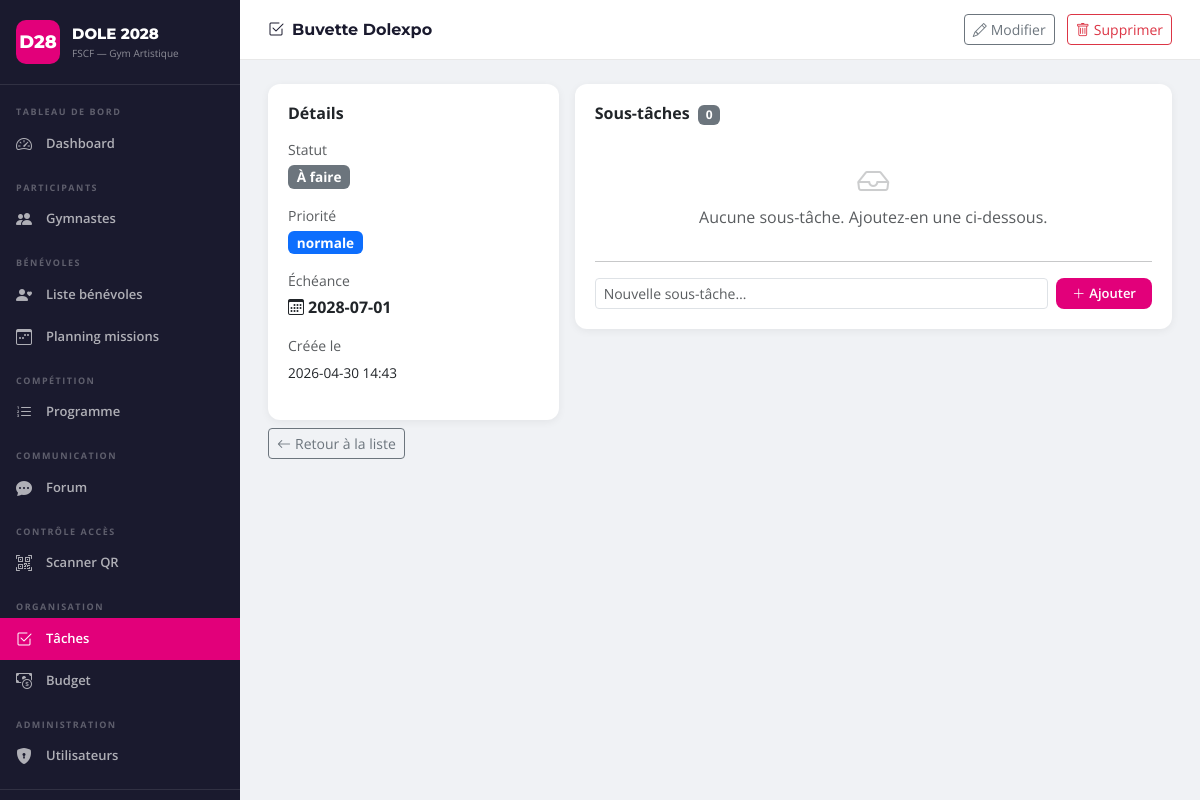
Page /taches/1 (signed in) on the committed database.
### tables this page shows
CREATE TABLE taches (
            id INTEGER PRIMARY KEY AUTOINCREMENT,
            titre TEXT NOT NULL,
            description TEXT DEFAULT '',
            statut TEXT DEFAULT 'todo',
            priorite TEXT DEFAULT 'normale',
            echeance TEXT DEFAULT '',
            created_at TEXT DEFAULT (datetime('now')),
            created_by INTEGER, mission_id INTEGER DEFAULT NULL REFERENCES missions(id), categorie TEXT DEFAULT '', responsable_id INTEGER DEFAULT NULL REFERENCES users(id), delai_libelle TEXT DEFAULT '',
            FOREIGN KEY (created_by) REFERENCES users(id)
        );

### app.py (the view)
@app.route('/taches/<int:id>')
@login_required
def tache_detail(id):
    if not current_user.is_staff: abort(403)
    conn = get_db()
    t = conn.execute('''
        SELECT t.*, u.nom resp_nom, u.prenom resp_prenom
        FROM taches t LEFT JOIN users u ON t.responsable_id = u.id WHERE t.id=?''', (id,)).fetchone()
    if not t: abort(404)
    sous_taches = conn.execute('SELECT * FROM sous_taches WHERE tache_id=? ORDER BY created_at', (id,)).fetchall()
    mission = conn.execute('SELECT * FROM missions WHERE id=?', (t['mission_id'],)).fetchone() if t['mission_id'] else None
    conn.close()
    total = len(sous_taches)
    done  = sum(1 for s in sous_taches if s['statut'] == 'fait')
    editable = can_edit(t['categorie'])
    return render_template('tache_detail.html', t=t, sous_taches=sous_taches, total=total, done=done,
                           mission=mission, editable=editable)

### app.py (called while the page is built)
def get_db():
    conn = sqlite3.connect(DATABASE)
    conn.row_factory = sqlite3.Row
    return conn

@login_manager.user_loader
def load_user(uid):
    conn = get_db()
    row = conn.execute('SELECT * FROM users WHERE id=?', (uid,)).fetchone()
    conn.close()
    return User(row) if row else None

def can_edit(categorie):
    return current_user.is_admin or categorie in current_user.categories()

    @property
    def is_admin(self): return self.role == 'admin'

    @property
    def is_staff(self): return self.role in ('admin', 'responsable')

    @property
    def full_name(self): return f"{self.prenom} {self.nom}"

### templates/tache_detail.html (shortened to what this page needs)
{% extends 'base.html' %}
{% block page_title %}<i class="bi bi-check2-square me-2"></i>{{ t.titre }}{% endblock %}
{% set priorite_colors = {'urgente':'danger','haute':'warning','normale':'primary','basse':'secondary',
                           'Impératif':'danger','Important':'warning','Recommandé':'secondary'} %}
{% set statut_colors   = {'todo':'secondary','en_cours':'info','termine':'success'} %}
{% set statut_labels   = {'todo':'À faire','en_cours':'En cours','termine':'Terminé'} %}
{% set pct = ((done / total * 100)|int) if total > 0 else 0 %}
{% block topbar_actions %}
{% if editable %}
<a href="{{ url_for('tache_edit', id=t.id) }}" class="btn btn-sm btn-outline-secondary me-2">
  <i class="bi bi-pencil me-1"></i>Modifier
</a>
<form method="POST" action="{{ url_for('tache_delete', id=t.id) }}" class="d-inline"
      onsubmit="return confirm('Supprimer cette tâche et toutes ses sous-tâches ?')">
  <button type="submit" class="btn btn-sm btn-outline-danger">
    <i class="bi bi-trash me-1"></i>Supprimer
  </button>
</form>
{% else %}
<span class="badge bg-light text-muted border"><i class="bi bi-lock me-1"></i>Lecture seule</span>
{% endif %}
{% endblock %}
{% block content %}
<div class="row g-3">
  <div class="col-md-4">
    <div class="fscf-card">
      <div class="fscf-card-body">
        <h6 class="fw-bold mb-3">Détails</h6>
        <div class="mb-3">
          <small class="text-muted d-block mb-1">Statut</small>
          <span class="badge bg-{{ statut_colors[t.statut] }}" style="font-size:.85rem;">
            {{ statut_labels[t.statut] }}
          </span>
        </div>
        <div class="mb-3">
          <small class="text-muted d-block mb-1">Priorité</small>
          <span class="badge bg-{{ priorite_colors.get(t.priorite,'secondary') }}" style="font-size:.85rem;">
            {{ t.priorite or '—' }}
          </span>
        </div>
        {% if t.echeance %}
        <div class="mb-3">
          <small class="text-muted d-block mb-1">Échéance</small>
          <strong><i class="bi bi-calendar3 me-1"></i>{{ t.echeance }}</strong>
        </div>
        {% endif %}
        <div class="mb-3">
          <small class="text-muted d-block mb-1">Créée le</small>
          <span style="font-size:.85rem;">{{ t.created_at[:16] }}</span>
        </div>
      </div>
    </div>
    <a href="{{ url_for('taches_list') }}" class="btn btn-sm btn-outline-secondary mt-2">
      <i class="bi bi-arrow-left me-1"></i>Retour à la liste
    </a>
  </div>
  <div class="col-md-8">
    <div class="fscf-card">
      <div class="fscf-card-body">
        <h6 class="fw-bold mb-3">
          Sous-tâches
          <span class="badge bg-secondary ms-1">{{ total }}</span>
        </h6>
        {% if sous_taches %}
        <ul class="list-unstyled mb-0">
        {% for st in sous_taches %}
        <li class="d-flex align-items-center gap-2 py-2 {% if not loop.last %}border-bottom{% endif %}">
          <form method="POST" action="{{ url_for('sous_tache_toggle', id=st.id) }}" class="mb-0 flex-shrink-0">
            <button type="submit" {% if not editable %}disabled{% endif %}
              class="btn btn-sm p-0 d-flex align-items-center justify-content-center rounded-circle {% if st.statut == 'fait' %}btn-success{% else %}btn-outline-secondary{% endif %}"
              style="width:28px;height:28px;"
              title="{{ 'Marquer comme à faire' if st.statut == 'fait' else 'Marquer comme fait' }}">
              <i class="bi bi-{{ 'check-lg' if st.statut == 'fait' else 'circle' }}" style="font-size:.85rem;"></i>
            </button>
          </form>
          <span class="flex-grow-1 {% if st.statut == 'fait' %}text-decoration-line-through text-muted{% endif %}" style="font-size:.9rem;">
            {{ st.titre }}
          </span>
          {% if editable %}
          <form method="POST" action="{{ url_for('sous_tache_delete', id=st.id) }}" class="mb-0 flex-shrink-0"
                onsubmit="return confirm('Supprimer cette sous-tâche ?')">
            <button type="submit"
              class="btn btn-sm btn-outline-danger p-0 d-flex align-items-center justify-content-center"
              style="width:26px;height:26px;">
              <i class="bi bi-trash" style="font-size:.75rem;"></i>
            </button>
          </form>
          {% endif %}
        </li>
        {% endfor %}
        </ul>
        {% else %}
        <p class="text-center text-muted py-3 mb-0">
          <i class="bi bi-inbox d-block" style="font-size:2rem;opacity:.3;"></i>
          Aucune sous-tâche.{% if editable %} Ajoutez-en une ci-dessous.{% endif %}
        </p>
        {% endif %}
        {% if editable %}
        <hr>
        <form method="POST" action="{{ url_for('sous_tache_new', id=t.id) }}" class="d-flex gap-2 mt-2">
          <input type="text" name="titre" class="form-control form-control-sm"
                 placeholder="Nouvelle sous-tâche…" required maxlength="200">
          <button type="submit" class="btn-fscf px-3 py-1 text-nowrap flex-shrink-0">
            <i class="bi bi-plus-lg me-1"></i>Ajouter
          </button>
        </form>
        {% endif %}
      </div>
    </div>
  </div>
</div>
{% endblock %}

### static/css/style.css (style rules this page uses)
:root { --pink: #E2007A; --navy: #1a1a2e; --blue: #0066CC; --green: #009944; --sidebar-w: 240px; }
* { box-sizing: border-box; }
body { font-family: 'Open Sans', sans-serif; background: #f0f2f5; margin: 0; }
.fscf-card { background: white; border-radius: 12px; box-shadow: 0 2px 8px rgba(0,0,0,.06); overflow: hidden; }
.fscf-card-body { padding: 20px; }
.btn-fscf { background: var(--pink); color: white; border: none; border-radius: 8px; padding: 8px 18px; font-weight: 600; font-size: 13px; cursor: pointer; transition: background .15s; }

### rows in the picture
taches: titre "Buvette Dolexpo", statut "À faire", priorite "normale", echeance "2028-07-01", created_at "2026-04-30 14:43"

### other values in the picture
{{ total }} "0"
